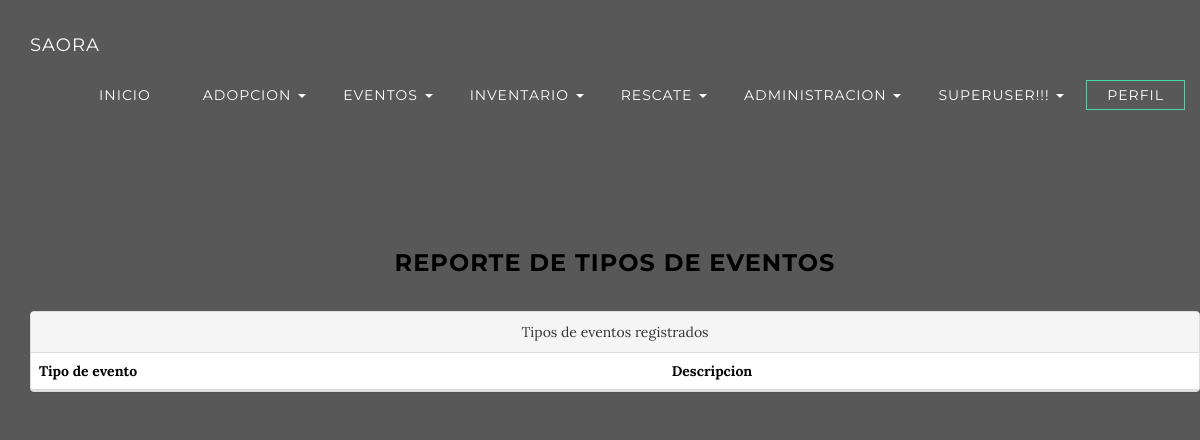
The app's page /eve/con_teve/ (signed in), older data.
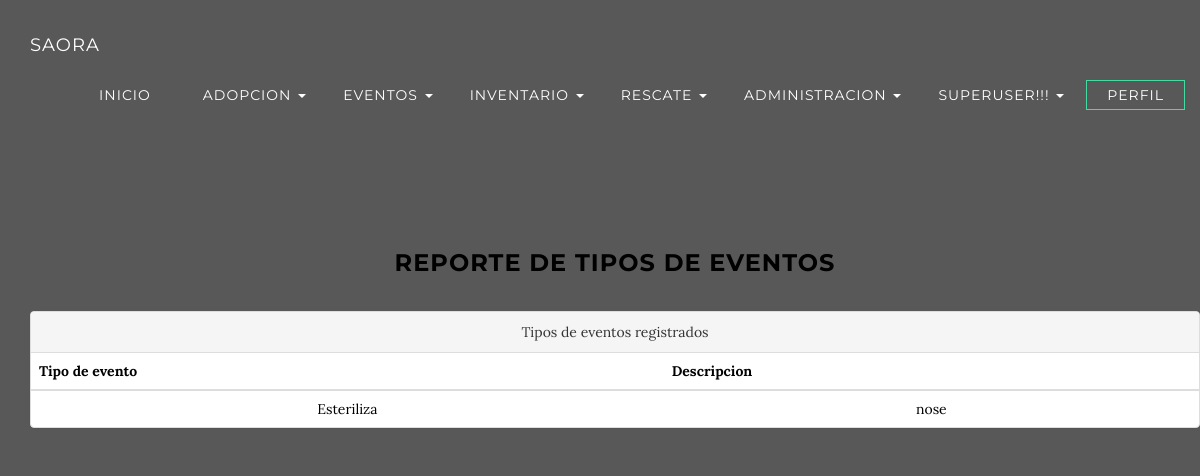
The same page, newer data.
### SAORA/apps/Evento/models.py (models this page shows, shortened)
class Tevento(models.Model):
	tevento = models.CharField(max_length=25,unique=True)
	descr = models.CharField(max_length=100)
	ult_act = models.DateField(auto_now_add=True)

### SAORA/apps/Evento/views.py (the view)
@login_required(login_url='/')
def Con_teve(request):
    obj = Tevento.objects.all()
    ctx = {'mensaje':obj}
    return render(request,'Evento/con_teve.html',ctx)

### SAORA/templates/Evento/con_teve.html (shortened to what this page needs)
{% extends "General/base.html"%}
{% block content %}
<section class="container content-section text-center">
	<div class="container">
		<h3>Reporte de tipos de eventos</h3>
	</div>
	<div class="container">
		<section class="row">
			<div class="panel panel-default">
			<div class="panel-heading">Tipos de eventos registrados</div>
				<table class="table">
					<thead>
						<tr>
							<th>Tipo de evento</th>
							<th>Descripcion</th>
						</tr>
					</thead>
					<tbody>
						{% for item in mensaje %}
							<tr>
								<td> {{item.tevento}}</td>
								<td> {{item.descr}} </td>
							</tr>
						{% endfor %}
					</tbody>
				</table>
			</div>
		</section>
	</div>
</section>
{% endblock %}

Row changes from the older to the newer data that the page shows:
added Tevento: tevento "Esteriliza", descr "nose"
